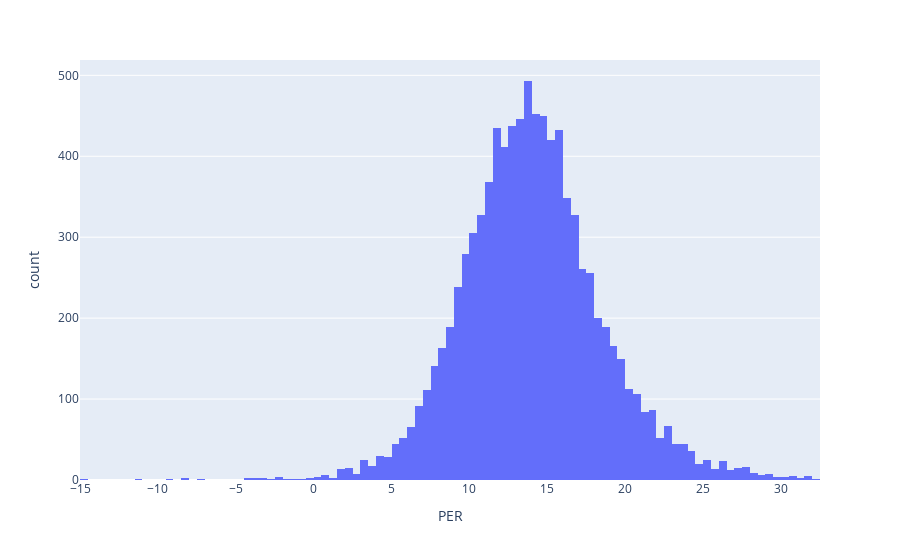

Notebook cell for this chart:
### Code cell
fig = pl.histogram(merged, x="PER")
fig.show()

### Figure 1 — Plotly figure (JSON) as saved in the notebook; plotly's stock layout.template omitted (floating-point values rounded to 4 significant figures; data arrays with more than 128 entries replaced by an {"elided": "..."} marker saying what was removed)
{"data": [{"alignmentgroup": "True", "bingroup": "x", "hoverlabel": {"namelength": 0}, "hovertemplate": "PER=%{x}<br>count=%{y}", "legendgroup": "", "marker": {"color": "#636efa"}, "name": "", "offsetgroup": "", "orientation": "v", "showlegend": false, "type": "histogram", "x": {"elided": "9225 float values"}, "xaxis": "x", "yaxis": "y"}], "layout": {"barmode": "relative", "legend": {"tracegroupgap": 0}, "margin": {"t": 60}, "xaxis": {"anchor": "y", "domain": [0, 1], "title": {"text": "PER"}}, "yaxis": {"anchor": "x", "domain": [0, 1], "title": {"text": "count"}}}}
